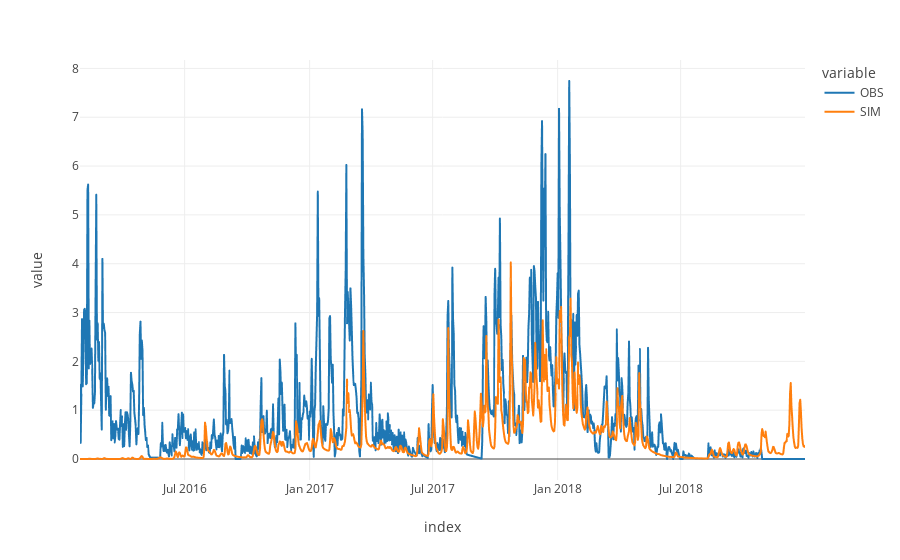

Notebook code cell kept with this figure:
### Code cell
px.line(pd.DataFrame([spot_setup.evaluation(),simulation],index=['OBS', 'SIM'], columns=tsx.index).T, template='none')

### Figure 1 — Plotly figure (JSON) as saved in the notebook; plotly's stock layout.template omitted (floating-point values rounded to 4 significant figures; data arrays with more than 128 entries replaced by an {"elided": "..."} marker saying what was removed)
{"data": [{"hovertemplate": "variable=OBS<br>index=%{x}<br>value=%{y}<extra></extra>", "legendgroup": "OBS", "line": {"color": "#1F77B4", "dash": "solid"}, "marker": {"symbol": "circle"}, "mode": "lines", "name": "OBS", "showlegend": true, "type": "scattergl", "x": {"elided": "1068 str values"}, "xaxis": "x", "y": {"elided": "1068 float values"}, "yaxis": "y"}, {"hovertemplate": "variable=SIM<br>index=%{x}<br>value=%{y}<extra></extra>", "legendgroup": "SIM", "line": {"color": "#FF7F0E", "dash": "solid"}, "marker": {"symbol": "circle"}, "mode": "lines", "name": "SIM", "showlegend": true, "type": "scattergl", "x": {"elided": "1068 str values"}, "xaxis": "x", "y": {"elided": "1068 float values"}, "yaxis": "y"}], "layout": {"legend": {"title": {"text": "variable"}, "tracegroupgap": 0}, "margin": {"t": 60}, "xaxis": {"anchor": "y", "domain": [0, 1], "title": {"text": "index"}}, "yaxis": {"anchor": "x", "domain": [0, 1], "title": {"text": "value"}}}}
